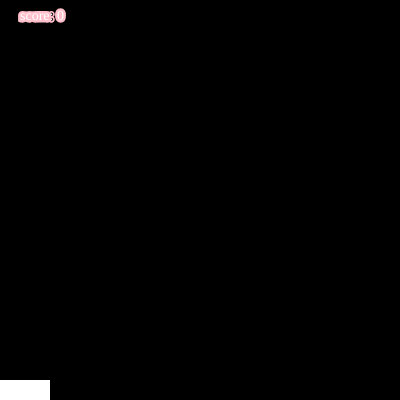
Frame 1 (no input)
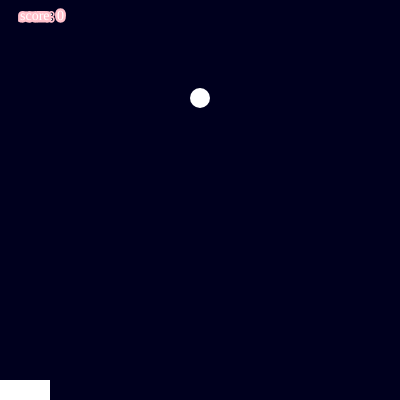
Frame 60 (no input)
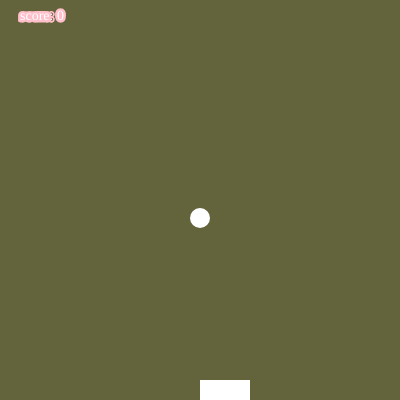
Frame 120 (the mouse pressed at the canvas centre since frame 60)

The p5.js sketch that drew these frames (run headless with seeded random() and noise() and a simulated clock; from frame 60 on, the mouse is pressed at the canvas centre):

// p5.js sketch
// ── sketch.js
// To Do list:
// Start/End Screens
// moving ball
// paddle
// score
// levels

// Global Variables
var vel = 2;
var score = 0;
var x = 200;
var y = -20;
var screen = 0;
var c = 0;

function setup() {
  createCanvas(400, 400);
}

function draw() {
  background(220);
  gamePlay();
  if(c<400){
    c+=1;
  }else{
    c=0;
  }
}

function startScreen(){
  background(100,150, 255);
  fill(255);
  textFont('Roboto');
  textAlign(CENTER);
  textSize(24);
  text("welcome to almost pong", width/2, height/2);
  textSize(14);
  text("click anywhere to start", width/2, height/2 + 30);  
}

function endScreen(){
  background(0);
  fill(255, 0, 0);
  textFont('Monaco');
  textAlign(CENTER);
  textSize(24);
  text("GAME OVER", width/2, height/2);
  fill(255);
  textSize(14);
  text("click anywhere to play again", width/2, height/2 + 30);   
}

function gamePlay(){
  background(mouseX/2, mouseY/2, c/2);
  fill(255);
  stroke("pink");
  strokeWeight(5);
  // strokeWeight(mouseX/4);
  textFont("Comic Sans MS");
  textSize(14);
  text("score: "+ score,20,20);
  noStroke();
  // stroke("pink");
  // strokeWeight(4);
  ellipse(x, y, 20, 20);
  // stroke("black");
  // strokeWeight(5);
  rect(mouseX, height-20, 50, 30);
  y+=vel;
  if (y>height){
    score = 0;
    vel = 0;
    endScreen();  
  }
  if (y>height-10 && x>mouseX-20 && mouseX+20){
    y=-20;
    vel+=.5;
    score+=1;
  }
  if(y==-20){
    x=random(20, width-20);
  }
}
